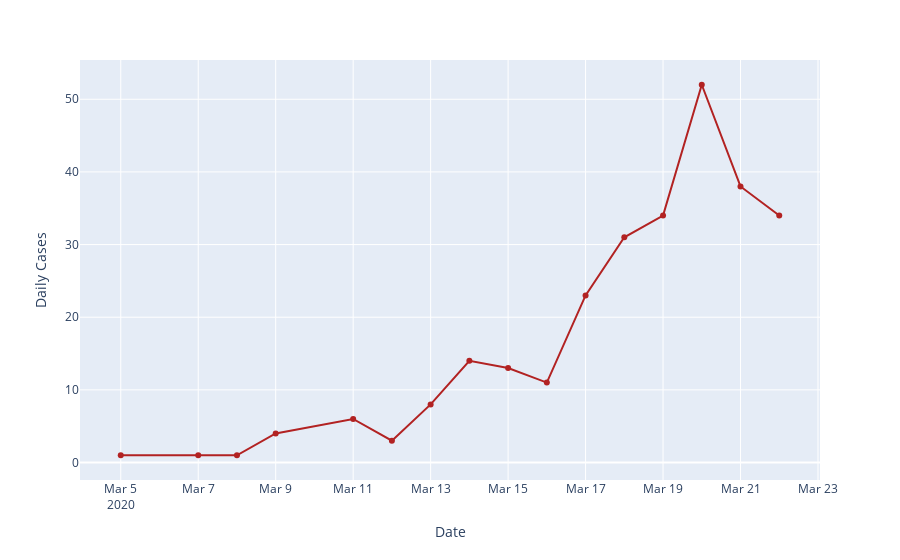

This figure's notebook cell:
### Code cell
daily_cases_df = confirmed_nos_data.reset_index()

fig_daily_cases = px.line(daily_cases_df, x='date', y='daily_cases',)

fig_daily_cases.update_layout(
    title="",
    xaxis_title="Date",
    yaxis_title="Daily Cases",
    hovermode= 'x',
    legend=dict(x=0.01, y=.98),
    xaxis=dict(fixedrange=True),
    yaxis=dict(fixedrange=True),
)

fig_daily_cases.update_traces(line = {'color': 'firebrick', 'dash': 'solid'})
# fig_daily_cases.data[0].update_trace()
# line = {'color': '#636efa', 'dash': 'solid'}

# Point markers
fig_daily_cases.add_trace(go.Scatter(x=daily_cases_df['date'], y=daily_cases_df['daily_cases'],
                                     mode='markers', hoverinfo='skip',
                        marker=dict(color='firebrick'), showlegend = False))

# fig_daily_cases.data[0].name = "Daily Positive Cases"

fig_daily_cases.data[0].hovertemplate = '%{y}'
fig_daily_cases.show(config = dict(displayModeBar=False))

### Figure 1 — Plotly figure (JSON) as saved in the notebook; plotly's stock layout.template omitted (floating-point values rounded to 4 significant figures)
{"data": [{"hoverlabel": {"namelength": 0}, "hovertemplate": "%{y}", "legendgroup": "", "line": {"color": "firebrick", "dash": "solid"}, "mode": "lines", "name": "", "showlegend": false, "type": "scatter", "x": ["2020-03-05T00:00:00", "2020-03-07T00:00:00", "2020-03-08T00:00:00", "2020-03-09T00:00:00", "2020-03-11T00:00:00", "2020-03-12T00:00:00", "2020-03-13T00:00:00", "2020-03-14T00:00:00", "2020-03-15T00:00:00", "2020-03-16T00:00:00", "2020-03-17T00:00:00", "2020-03-18T00:00:00", "2020-03-19T00:00:00", "2020-03-20T00:00:00", "2020-03-21T00:00:00", "2020-03-22T00:00:00"], "xaxis": "x", "y": [1, 1, 1, 4, 6, 3, 8, 14, 13, 11, 23, 31, 34, 52, 38, 34], "yaxis": "y"}, {"hoverinfo": "skip", "marker": {"color": "firebrick"}, "mode": "markers", "showlegend": false, "type": "scatter", "x": ["2020-03-05T00:00:00", "2020-03-07T00:00:00", "2020-03-08T00:00:00", "2020-03-09T00:00:00", "2020-03-11T00:00:00", "2020-03-12T00:00:00", "2020-03-13T00:00:00", "2020-03-14T00:00:00", "2020-03-15T00:00:00", "2020-03-16T00:00:00", "2020-03-17T00:00:00", "2020-03-18T00:00:00", "2020-03-19T00:00:00", "2020-03-20T00:00:00", "2020-03-21T00:00:00", "2020-03-22T00:00:00"], "y": [1, 1, 1, 4, 6, 3, 8, 14, 13, 11, 23, 31, 34, 52, 38, 34]}], "layout": {"hovermode": "x", "legend": {"tracegroupgap": 0, "x": 0.01, "y": 0.98}, "margin": {"t": 60}, "title": {"text": ""}, "xaxis": {"anchor": "y", "domain": [0, 1], "fixedrange": true, "title": {"text": "Date"}}, "yaxis": {"anchor": "x", "domain": [0, 1], "fixedrange": true, "title": {"text": "Daily Cases"}}}}
